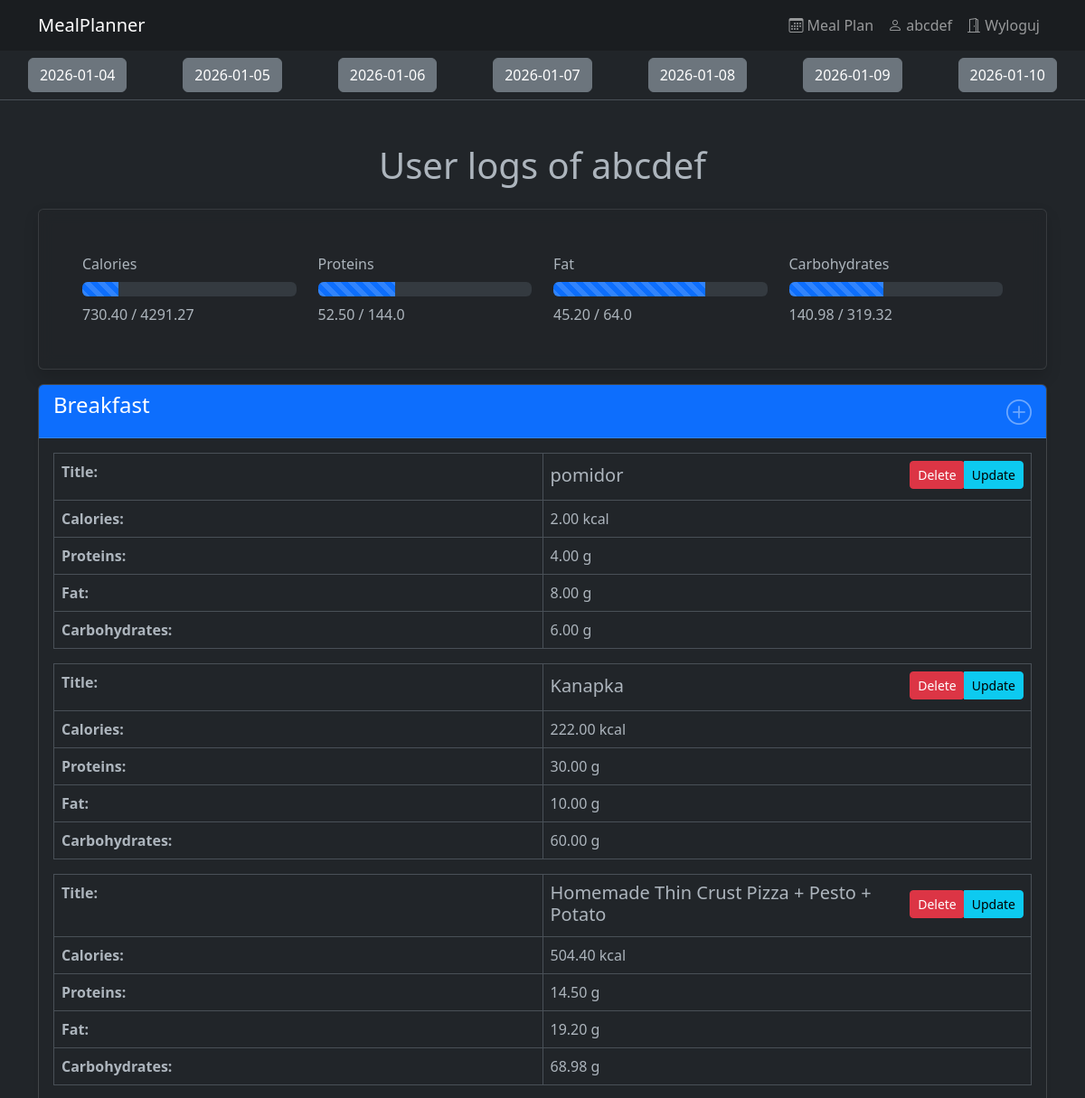
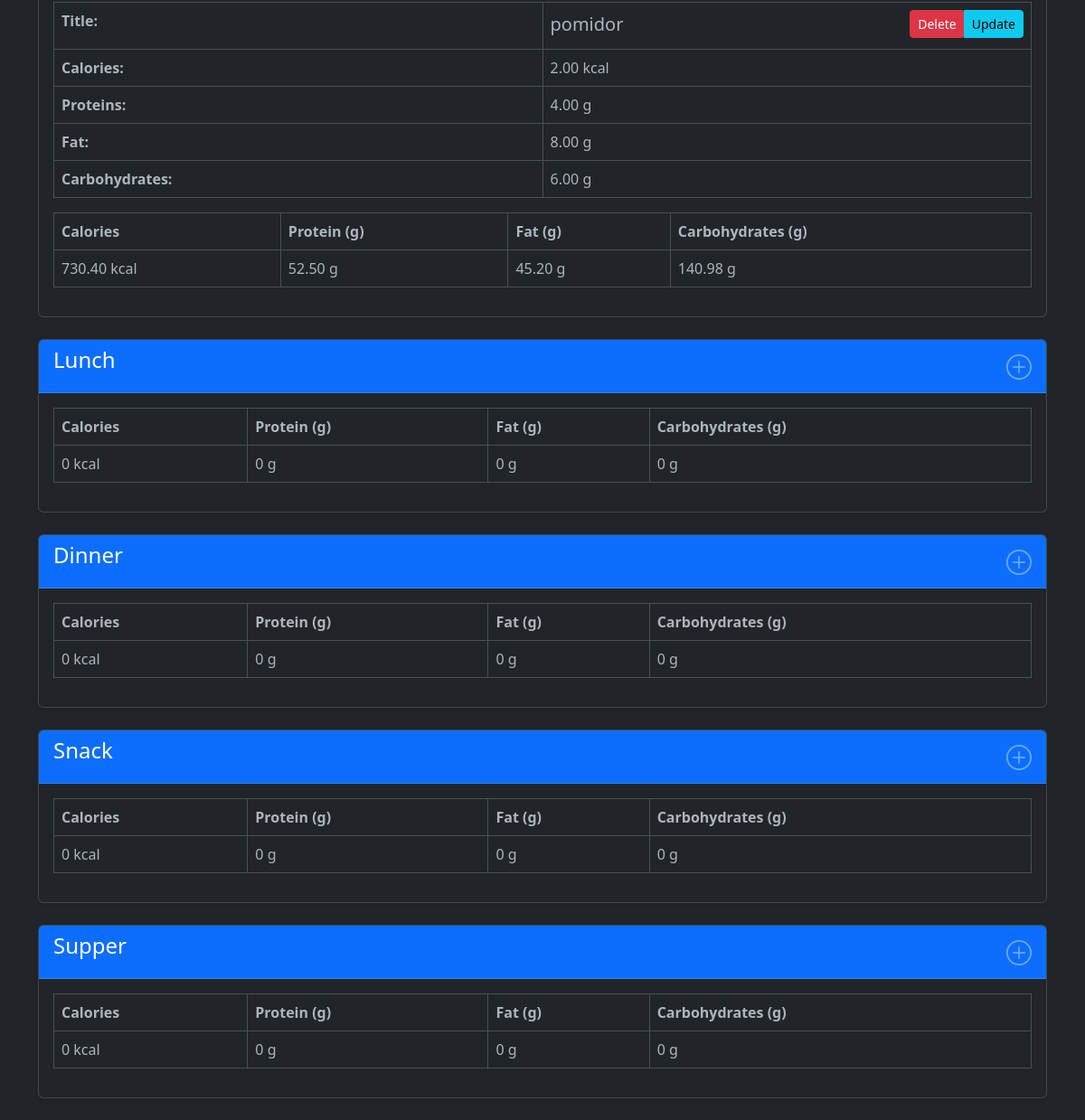
The page /food_logs/?date=2026-01-07 (signed in) on the database its author committed (2 pictures, top to bottom).
### recipes/models.py (models this page shows, shortened)
class Recipe (models.Model):
    spoonacular_id=models.IntegerField(unique=True,null=True)
    title=models.CharField(max_length=300)
    ingredients_text = models.TextField(blank=True)
    calories=models.DecimalField(max_digits=6,decimal_places=2)
    protein=models.DecimalField(max_digits=5,decimal_places=2)
    carbohydrates=models.DecimalField(max_digits=5,decimal_places=2)
    fat=models.DecimalField(max_digits=5,decimal_places=2)
    instructions=models.TextField(blank=True)
    image_url=models.URLField()
    servings=models.IntegerField()
    is_vegetarian=models.BooleanField(default=False)
    is_vegan=models.BooleanField(default=False)
    is_gluten_free=models.BooleanField(default=False)
    is_custom=models.BooleanField(default=False)
    created_by=models.ForeignKey(User,null=True,on_delete=models.SET_NULL)
    created_at=models.DateTimeField(auto_now_add=True)
    class Meta:
        ordering = ['-created_at']

class FoodLog(models.Model):
    user=models.ForeignKey(User,on_delete=models.CASCADE,related_name='logs')
    date=models.DateField()
    meal_type=models.CharField(max_length=20,choices=MealType.choices)
    recipe=models.ForeignKey(Recipe,blank=True,null=True,on_delete=models.CASCADE)
    custom_title = models.CharField(blank=True,null=True,max_length=300)
    custom_calories = models.DecimalField(blank=True,null=True,max_digits=6, decimal_places=2)
    custom_protein = models.DecimalField(blank=True,null=True,max_digits=5, decimal_places=2)
    custom_carbohydrates = models.DecimalField(blank=True,null=True,max_digits=5, decimal_places=2)
    custom_fat = models.DecimalField(blank=True,null=True,max_digits=5, decimal_places=2)
    servings = models.IntegerField()
    created_at = models.DateTimeField(auto_now_add=True)

### recipes/views.py (the view)
# urls.py: path('', certain_food_log, name='food_logs'),
@login_required
def certain_food_log(request: HttpRequest) -> HttpResponse:
    date_str = request.GET.get('date')
    date = get_date(date_str)
    dates = [date + timedelta(days=i) for i in range(-3, 4)]
    food_logs = get_certain_food_log(user=request.user, date=date)
    day_macros = get_day_macros(user=request.user, date=date)
    summed_day_macroelements = sum_day_macros(user=request.user, date=date)
    percentages = get_macroelements_percentages(actual_macroelements=summed_day_macroelements, user=request.user)
    return render(request, 'food_logs/certain_food_log.html', {
        'user': request.user,
        'food_logs_types': food_logs,
        'day_macros': day_macros,
        'dates': dates,
        'this_date': date,
        'calculated_macroelements': request.user.profile.macronutrients,
        'summed_day_macroelements': summed_day_macroelements,
        'percentages': percentages,
    })

### domain/food_log.py (called while the page is built)
def get_date(date_str: str) -> datetime:
    if date_str:
        try:
            date = datetime.strptime(date_str, '%Y-%m-%d').date()
        except ValueError:
            date = datetime.today()
    else:
        date = datetime.today()
    return date

def sum_macros(logs):
    if not logs.exists():
        return {'calories': 0, 'protein': 0, 'fat': 0, 'carbohydrates': 0}
    else:
        macroelements_list = list(map(get_entry_macros, logs))
        return reduce(
            lambda acc, item: {
                'calories': acc['calories'] + item['calories'],
                'protein': acc['protein'] + item['protein'],
                'fat': acc['fat'] + item['fat'],
                'carbohydrates': acc['carbohydrates'] + item['carbohydrates']
            },
            macroelements_list,
            {'calories': 0, 'protein': 0, 'fat': 0, 'carbohydrates': 0}
        )

def get_macroelements_percentages(actual_macroelements, user: User):
    goals = user.profile.macronutrients
    return {
        'calories': round(float(actual_macroelements['calories']) / goals['calories'] * 100),
        'protein': round(float(actual_macroelements['protein']) / goals['protein'] * 100),
        'fat': round(float(actual_macroelements['fat']) / goals['fat'] * 100),
        'carbohydrates': round(float(actual_macroelements['carbohydrates']) / goals['carbohydrates'] * 100)
    }

def sum_day_macros(user: User, date) -> dict:
    food_logs = FoodLog.objects.filter(user=user, date=date)
    return sum_macros(food_logs)

def get_day_macros(user: User, date) -> dict:
    food_logs_type = [(
        meal_type.value,
        FoodLog.objects.filter(user=user, date=date, meal_type=meal_type.value)
    ) for meal_type in MealType]
    return dict(
        map(
            lambda item: (item[0], sum_macros(item[1])),
            food_logs_type
        )
    )

### users/models.py (called while the page is built, shortened)
    @property
    def macronutrients(self):
        if self.target_macros:
            return {
                'calories': float(self.target_macros.calories),
                'protein': float(self.target_macros.protein),
                'fat': float(self.target_macros.fat),
                'carbohydrates': float(self.target_macros.carbohydrates)
            }

### templates/food_logs/certain_food_log.html (shortened to what this page needs)
{% extends 'base.html' %}
{% block content %}
    <table class="table table-hover bg-dark-subtle  mt-0 text-center w-100">
        <tbody>
        <tr>
            {% for date in dates %}
                <td>
                    <a href="?date={{ date|date:'Y-m-d' }}" class="btn btn-secondary">{{ date|date:'Y-m-d' }}</a>
                </td>
            {% endfor %}
        </tr>
        </tbody>
    </table>
    <div class="container mt-5">
        <h1 class="text-center mb-4">User logs of {{ user.username }}</h1>
        <div class="card shadow mb-3"
             style="background-color: rgba(33, 37, 41, 0.85);backdrop-filter: blur(8px);border: 1px solid rgba(255, 255, 255, 0.1);">
            <div class="card-body p-5">
                <div class="list-group-item">
                    <div class="row mb-2">
                        <div class="col-3">Calories</div>
                        <div class="col-3">Proteins</div>
                        <div class="col-3">Fat</div>
                        <div class="col-3">Carbohydrates</div>
                    </div>
                    <div class="row">
                        <div class="col-3">
                            <div class="progress mb-2">
                                <div class="progress-bar progress-bar-striped progress-bar-animated" role="progressbar"
                                     aria-valuenow={{ percentages.calories }} aria-valuemin="0" aria-valuemax="100"
                                     style="width: {{ percentages.calories }}%">
                                </div>
                            </div>
                            {{ summed_day_macroelements.calories }} / {{ calculated_macroelements.calories }}
                        </div>
                        <div class="col-3">
                            <div class="progress mb-2">
                                <div class="progress-bar progress-bar-striped progress-bar-animated" role="progressbar"
                                     aria-valuenow={{ percentages.protein }} aria-valuemin="0" aria-valuemax="100"
                                     style="width: {{ percentages.protein }}%">
                                </div>
                            </div>
                            {{ summed_day_macroelements.protein }} / {{ calculated_macroelements.protein }}
                        </div>
                        <div class="col-3">
                            <div class="progress mb-2">
                                <div class="progress-bar progress-bar-striped progress-bar-animated" role="progressbar"
                                     aria-valuenow={{ percentages.fat }} aria-valuemin="0" aria-valuemax="100"
                                     style="width: {{ percentages.fat }}%">
                                </div>
                            </div>
                            {{ summed_day_macroelements.fat }} / {{ calculated_macroelements.fat }}
                        </div>
                        <div class="col-3">
                            <div class="progress mb-2">
                                <div class="progress-bar progress-bar-striped progress-bar-animated" role="progressbar"
                                     aria-valuenow={{ percentages.carbohydrates }} aria-valuemin="0" aria-valuemax="100"
                                     style="width: {{ percentages.carbohydrates }}%">
                                </div>
                            </div>
                            {{ summed_day_macroelements.carbohydrates }} / {{ calculated_macroelements.carbohydrates }}
                        </div>
                    </div>
                </div>
            </div>
        </div>
        {% for meal_name, food_logs in food_logs_types.items %}
            <div class="card mb-4 shadow-sm">
                <div class="card-header bg-primary text-white d-flex justify-content-between">
                    <h4>{{ meal_name.capitalize }}</h4>
                    <a href="{% url 'add_food_log' date=this_date|date:'Y-m-d' meal_type=meal_name %}">
                        <i class="bi bi-plus-circle fs-3"></i>
                    </a>
                </div>
                <div class="card-body">
                    {% for log in food_logs %}
                        <table class="table table-bordered">
                            <tbody>
                            <tr>
                                <th class="w-50">Title:</th>
                                <td>
                                    <div class="d-flex justify-content-between align-items-center mb-1">
                                        <h5 class="mb-0">{{ log.recipe_title }}</h5>
                                        <div class="btn-group">
                                            <form method="POST" action="{% url 'delete_food_log' log.id %}"
                                                  style="display: inline;">
                                                <button type="submit"
                                                        class="btn btn-sm btn-danger"
                                                        onclick="return confirm('Are you sure you want to delete this log?')">
                                                    Delete
                                                </button>
                                            </form>
                                            <a href="{% url 'update_food_log' log.id %}" class="btn btn-sm btn-info">
                                                Update
                                            </a>
                                        </div>
                                    </div>
                                </td>
                            </tr>
                            <tr>
                                <th class="w-50">Calories:</th>
                                <td>{{ log.macroelement.calories }} kcal</td>
                            </tr>
                            <tr>
                                <th>Proteins:</th>
                                <td>{{ log.macroelement.protein }} g</td>
                            </tr>
                            <tr>
                                <th>Fat:</th>
                                <td>{{ log.macroelement.fat }} g</td>
                            </tr>
                            <tr>
                                <th>Carbohydrates:</th>
                                <td>{{ log.macroelement.carbohydrates }} g</td>
                            </tr>
                            </tbody>
                        </table>
                    {% endfor %}
                    <table class="table table-bordered">
                        <thead>
                        <tr>
                            <th>Calories</th>
                            <th>Protein (g)</th>
                            <th>Fat (g)</th>
                            <th>Carbohydrates (g)</th>
                        </tr>
                        </thead>
                        <tbody>
                        <tr>
                            {% for type, macros in day_macros.items %}
                                {% if type == meal_name %}
                                    <td>{{ macros.calories }} kcal</td>
                                    <td>{{ macros.protein }} g</td>
                                    <td>{{ macros.fat }} g</td>
                                    <td>{{ macros.carbohydrates }} g</td>
                                {% endif %}
                            {% endfor %}
                        </tr>
                        </tbody>
                    </table>
                </div>
            </div>
        {% endfor %}
    </div>
{% endblock %}

### templates/base.html (shortened to what this page needs)
<!DOCTYPE html>
<html data-bs-theme="dark">
<head>
    <link href="https://cdn.jsdelivr.net/npm/bootstrap@5.3.0/dist/css/bootstrap.min.css" rel="stylesheet">
    <link rel="stylesheet" href="https://cdn.jsdelivr.net/npm/bootstrap-icons@1.13.1/font/bootstrap-icons.min.css">
</head>
<body>
    <nav class="navbar navbar-expand-lg navbar-dark bg-dark-subtle">
        <div class="container">
            <a class="navbar-brand" href="/">MealPlanner</a>
            <ul class="navbar-nav ms-auto">
                <li class="nav-item">
                    <a class="nav-link" href="{% url 'meal_plan' %}">
                        <i class="bi bi-calendar3"></i> Meal Plan
                    </a>
                </li>
                <li class="nav-item">
                    <a class="nav-link" href="/profile/">
                        <i class="bi bi-person"></i> {{ user.username }}
                    </a>
                </li>
                <li class="nav-item">
                    <a class="nav-link" href="/logout/">
                        <i class="bi bi-door-open"></i> Wyloguj
                    </a>
                </li>
            </ul>
        </div>
    </nav>
    {% block content %}
    {% endblock %}
</body>
</html>

### rows shown on the page
Recipe: recipe_title "pomidor", macroelement.calories "2.00", macroelement.protein "4.00", macroelement.fat "8.00", macroelement.carbohydrates "6.00"
FoodLog: recipe_title "Kanapka"
FoodLog: recipe_title "Homemade Thin Crust Pizza + Pesto + Potato", macroelement.calories "504.40", macroelement.protein "14.50", macroelement.fat "19.20", macroelement.carbohydrates "68.98"

### other values the page prints
{{ user.username }} "abcdef"
{{ date|date:'Y-m-d' }} "2026-01-04" "2026-01-05" "2026-01-06" "2026-01-07" "2026-01-08" "2026-01-09" "2026-01-10"
{{ summed_day_macroelements.calories }} "730.40"
{{ calculated_macroelements.calories }} "4291.27"
{{ summed_day_macroelements.protein }} "52.50"
{{ calculated_macroelements.protein }} "144.0"
{{ summed_day_macroelements.fat }} "45.20"
{{ calculated_macroelements.fat }} "64.0"
{{ summed_day_macroelements.carbohydrates }} "140.98"
{{ calculated_macroelements.carbohydrates }} "319.32"
{{ meal_name.capitalize }} "Breakfast" "Lunch" "Dinner" "Snack" "Supper"
{{ log.macroelement.calories }} "222.00"
{{ log.macroelement.protein }} "30.00"
{{ log.macroelement.fat }} "10.00"
{{ log.macroelement.carbohydrates }} "60.00"
